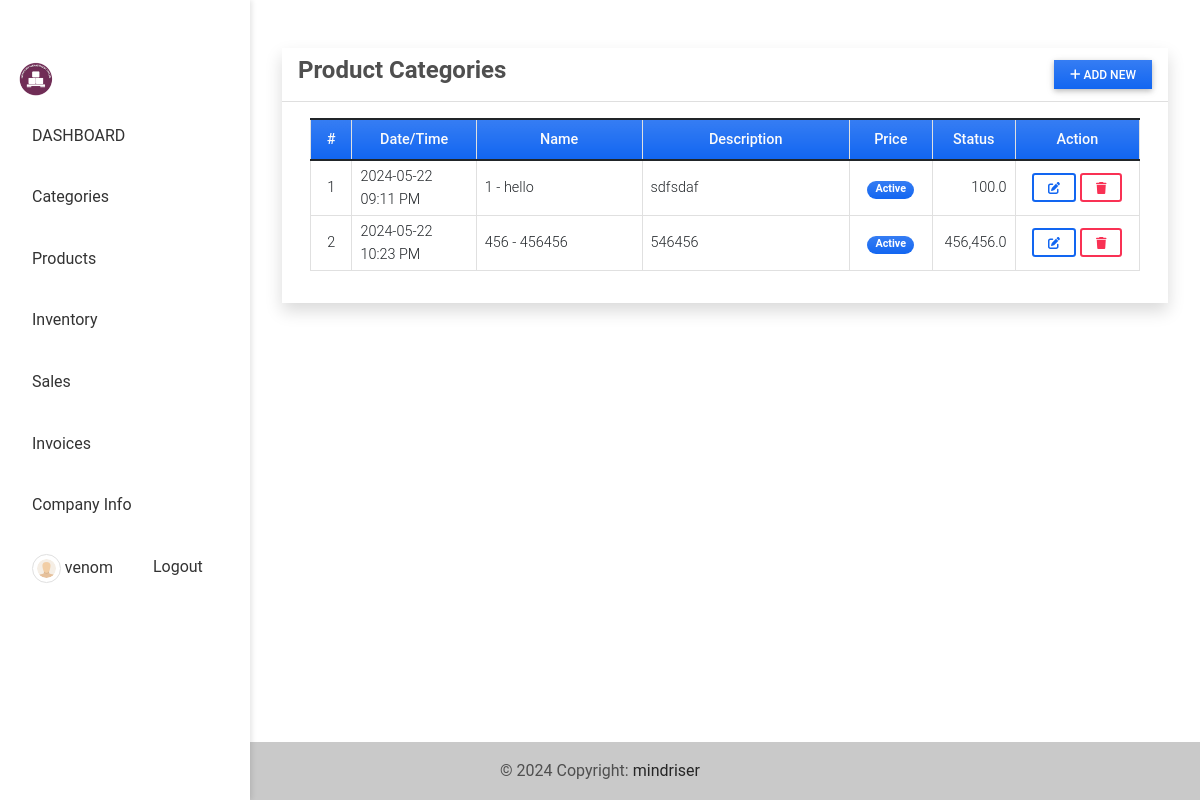
The app's page /product (signed in) with its own data.
### imsApp/models.py (models this page shows, shortened)
class Product(models.Model):
    code=models.CharField(max_length=100,blank=True, null=True)
    name=models.CharField(max_length=250,blank=True, null=True)
    unit=models.CharField(max_length=250,blank=True, null=True)
    description = models.TextField()
    price = models.FloatField(default=0)
    status = models.CharField(max_length=2, choices=(('1','Active'),('2','Inactive')), default=1)
    date_created = models.DateTimeField(default=timezone.now)
    date_updated = models.DateTimeField(auto_now=True)
    def __str__(self):
        return self.code + ' - ' + self.name

### imsApp/views.py (the view)
# urls.py: path('product',views.product_mgt,name='product-page'),
@login_required
def product_mgt(request):
    context['page_title'] = "Product List"
    products = Product.objects.all()
    context['products'] = products
    return render(request, 'product_mgt.html', context)

### imsApp/templates/product_mgt.html (shortened to what this page needs)
{% extends 'base.html' %} {% load humanize %} {% block pageContent %}
<div class="col-lg-12 col-md-12 col-sm-12 col-xs-12">
    <div class="card card-default rounded-0 shadow ">
        <div class="card-header">
            <div class="d-flex w-100 align-items-center justify-content-between">
                <h4 class="card-title fw-bold">Product Categories</h4>
                <div class="tools">
                    <button type="button" class="btn btn-primary rounded-0 bg-gradient btn-sm" id='add_new'><i class="fa fa-plus"></i> Add New</button>
                </div>
            </div>
        </div>
        <div class="card-body">
            <div class="container-fluid">
                <table class="table table-bordered" id="product-list">
                    <colgroup>
                        <col width="5%">
                        <col width="15%">
                        <col width="20%">
                        <col width="25%">
                        <col width="10%">
                        <col width="10%">
                        <col width="15%">
                    </colgroup>
                    <thead>
                        <tr class="bg-gradient bg-primary bg-opacity-50 text-light">
                            <th class="px-2 py-2 text-center">#</th>
                            <th class="px-2 py-2 text-center">Date/Time</th>
                            <th class="px-2 py-2 text-center">Name</th>
                            <th class="px-2 py-2 text-center">Description</th>
                            <th class="px-2 py-2 text-center">Price</th>
                            <th class="px-2 py-2 text-center">Status</th>
                            <th class="px-2 py-2 text-center">Action</th>
                        </tr>
                    </thead>
                    <tbody>
                        {% for product in products %}
                        <tr>
                            <td class="px-2 py-1 align-middle text-center">{{ forloop.counter }}</td>
                            <td class="px-2 py-1 align-middle">{{ product.date_created|date:"Y-m-d h:i A" }}</td>
                            <td class="px-2 py-1 align-middle">{{ product }}</td>
                            <td class="px-2 py-1 align-middle">
                                <p class="m-0 text-truncate">{{ product.description }}</p>
                            </td>
                            <td class="px-1 py-1 align-middle text-center">
                                {% if product.status == '1' %}
                                <span class="badge bg-primary bg-gradient rounded-pill px-2">Active</span> {% else %}
                                <span class="badge bg-secondary bg-gradient rounded-pill px-2">Inactive</span> {% endif %}
                            </td>
                            <td class="px-2 py-1 align-middle text-end">{{ product.price|intcomma }}</td>
                            <td class="px-2 py-1 align-middle text-center">
                                <a class="btn btn-outline-primary btn-sm edit-data" href="javascript:void(0)" data-id="{{ product.pk }}" title="Edit">
                                    <i class="fa fa-edit"></i>
                                </a>
                                <button class="btn btn-outline-danger btn-sm delete-data" type="button" data-id="{{ product.pk }}" title="Delete">
                                    <i class="fa fa-trash"></i>
                                </button>
                            </td>
                        </tr>
                        {% endfor %}
                    </tbody>
                </table>
            </div>
        </div>
    </div>
</div>
{% endblock pageContent %}

### imsApp/templates/base.html (shortened to what this page needs)
{% load static %}
<!DOCTYPE html>
<html lang="en">
<head>
    <link rel="stylesheet" href="{% static 'assets/font-awesome/css/all.min.css' %}">
    <link rel="stylesheet" href="{% static 'assets/bootstrap/css/bootstrap.min.css' %}">
    <link rel="stylesheet" href="{% static 'assets/select2/dist/css/select2.min.css' %}">
    <link rel="stylesheet" href="{% static 'assets/mdb-blogtemplate/css/mdb.min.css' %}" />
    <link rel="stylesheet" href="{% static 'assets/DataTables/datatables.min.css' %}" />
    <link rel="stylesheet" href="{% static 'assets/default/css/style.css' %}">
</head>
<body class="">
    {% block sidebar %}
    <div class="sidebar">
        <div class="container">
            <a class="navbar-brand" target="_blank" href="{% url 'home-page' %}">
                <img src="{{ MEDIA_URL }}/default/logo.png" height="16" alt="{{ MEDIA_URL }}" loading="lazy" style="margin-top: -3px;" />
            </a>
            <ul class="navbar-nav me-auto mb-2 mb-lg-0" id="sideNav">
                {% if user.id %}
                <li class="nav-item">
                    <a class="nav-link" aria-current="page" href="{% url 'home-page' %}">DASHBOARD</a>
                </li>
                <li class="nav-item">
                    <a class="nav-link" aria-current="page" href="{% url 'category-page' %}">Categories</a>
                </li>
                <li class="nav-item">
                    <a class="nav-link" aria-current="page" href="{% url 'product-page' %}">Products</a>
                </li>
                <li class="nav-item">
                    <a class="nav-link" aria-current="page" href="{% url 'inventory-page' %}">Inventory</a>
                </li>
                <li class="nav-item">
                    <a class="nav-link" aria-current="page" href="{% url 'sales-page' %}">Sales</a>
                </li>
                <li class="nav-item">
                    <a class="nav-link" aria-current="page" href="{% url 'invoice-page' %}">Invoices</a>
                </li>
                <li class="nav-item">
                    <a class="nav-link" aria-current="page" href="{% url 'company-info-detail' %}">Company Info</a>
                </li>
                {% endif %}
            </ul>
            <ul class="navbar-nav d-flex flex-row">
                {% if user.id %}
                <li class="nav-item">
                    <a class="nav-link" href="{% url 'profile' %}">
                        <span class="me-1"><img src="{{ MEDIA_URL }}/default/default-avatar.png" alt="User Avatar" id="user-avatar" class="img-thumbnail rounded-circle"></span>{{ user.username }}
                    </a>
                </li>
                <li class="nav-item">
                    <a class="nav-link" href="{% url 'logout' %}">Logout</a>
                </li>
                {% endif %}
            </ul>
        </div>
    </div>
    {% endblock sidebar %}
    <main class="content py-5">
        <div class="container mb-3">
            {% block pageContent %}
            {% endblock pageContent %}
        </div>
    </main>
    <footer class="bg-light text-lg-start">
        <div class="text-center p-3" style="background-color: rgba(0, 0, 0, 0.2);">
            © {% now 'Y' %} Copyright:
            <a class="text-dark" href="https://sourcecodester.com/tips23" target="_blank">mindriser</a>
        </div>
    </footer>
</body>
</html>

### static/assets/default/css/style.css (style rules this page uses)
html, body { height: 100%; width: 100%; max-height: 100%; overflow: auto; display: flex; flex-direction: column; }
body>main { flex-shrink: auto; flex-grow: auto; overflow: auto; }
body>footer { flex-shrink: auto; position: absolute; bottom: 0; left: 0; width: calc(100%); }
#user-avatar { width: 1.8rem; height: 1.8rem; object-fit: scale-down; object-position: center center; }
.navbar-brand>img { height: 2em; }

### imsApp/templates/base.html (style rules this page uses)
body { display: flex; }
.sidebar { width: 250px; height: 100vh; position: fixed; top: 0; left: 0; background-color: #fff; box-shadow: 2px 0 5px rgba(0, 0, 0, 0.1); padding-top: 58px; z-index: 1000; }
.sidebar .nav-item { padding: 10px 20px; }
.sidebar .nav-item .nav-link { display: block; color: #333; text-decoration: none; }
.content { margin-left: 250px; padding: 20px; width: calc(100% - 250px); }

### records on screen
Product: date_created "2024-05-22 09:11 PM", code+name "1 - hello", description "sdfsdaf", status "Active", price "100.0"
Product: date_created "2024-05-22 10:23 PM", code+name "456 - 456456", description "546456", status "Active", price "456,456.0"

### other values on screen
{{ user.username }} "venom"
